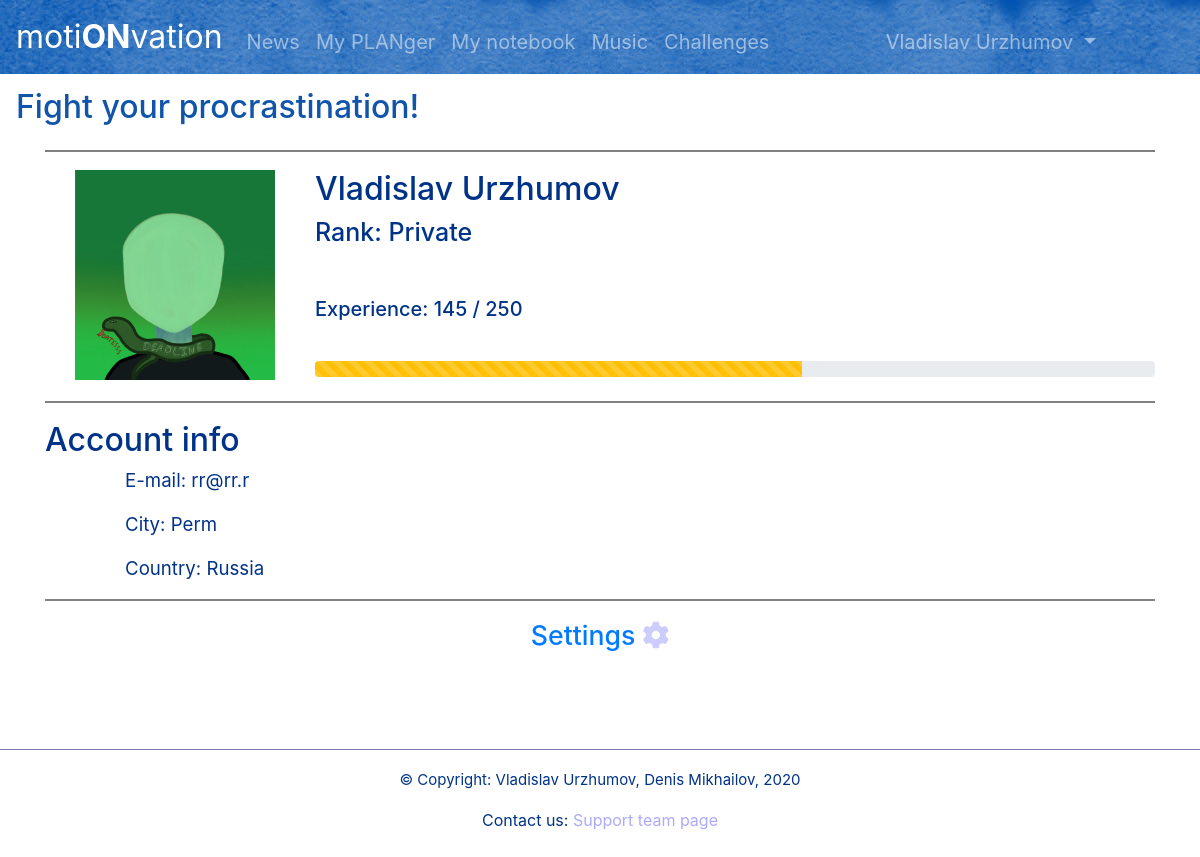
The app's page /account_info (signed in) with its own data.
### motionvation/data/models/users.py (models this page shows, shortened)
class User(SqlAlchemyBase, UserMixin, SerializerMixin):
    __tablename__ = 'users'
    id = Column(Integer, primary_key=True, autoincrement=True)
    surname = Column(String)
    name = Column(String)
    country = Column(String)
    city = Column(String)
    email = Column(String, index=True, unique=True)
    age = Column(Integer)
    rank = Column(String, default='New')
    hide_email = Column(Boolean, default=False)
    xp = Column(Integer, default=0)
    hashed_password = Column(String)
    number_of_style = Column(Integer)
    notes = orm.relation('Note', back_populates='user')
    categories = orm.relation('Category', back_populates='user')
    tasks = orm.relation('Task', back_populates='user')
    news = orm.relation('News', back_populates='user')
    challenges = orm.relation('Challenge', back_populates='user')

### motionvation/application.py (the view)
@app.route('/account_info')
@login_required
def account_main():
    lvl, maxp, currexp = calculatexp(current_user.xp)
    rank = ranculate(current_user.xp)
    return render_template('account.html', title='My account', user=current_user,
                           useracc=(current_user.name + ' ' + current_user.surname), rank=rank,
                           percentxp=int(currexp * 100 / maxp), currexp=currexp, maxp=maxp, lvl=lvl)

### motionvation/application.py (called while the page is built)
@login_manager.user_loader
def load_user(user_id):
    db = db_session.create_session()
    return db.query(User).get(user_id)

### motionvation/data/db_session.py (called while the page is built)
def create_session() -> orm.Session:
    global __factory
    return __factory()

### motionvation/exp_calculator.py (called while the page is built)
def calculatexp(exp):
    lvl = 0
    i = 0
    mx = LVLS[0]
    cur = exp
    while exp > 0:
        i += 1
        d = find_det(i)
        exp -= LVLS[int(d)]
        if exp >= 0:
            mx = LVLS[int(d)]
            cur = exp
        else:
            mx = LVLS[int(find_det(i + 1))]
        lvl += 1
    if exp < 0:
        lvl -= 1
    return lvl, mx, cur

def find_det(i):
    si = str(i)
    if len(si) == 1:
        d = '0'
    elif len(si) == 2:
        d = si[-2]
    elif i >= list(LVLS.keys())[-1] * 10:
        d = '30'
    else:
        d = si[:-1]
    return d

def ranculate(exp):
    lvl = calculatexp(exp)[0]
    rank = 0
    for i in range(len(RANKS)):
        lvl -= 10 + 5 * i
        if lvl >= 0:
            rank += 1
        else:
            return RANKS[rank]
    return RANKS[-1]

### motionvation/templates/account.html
{% extends 'base.html' %}
{% block content %}
<main class='container'>
    <div style="height:20px; border-top:2px solid #9EC1D4; padding-left:10px; border-color:grey;"></div>
    {% if rank == 'Novice' %}
    <a href='/challenges'><img src="{{ url_for('static', filename='img/Cyan-face.png') }}" width="200" height="210" alt="Image not found" class='acc-avatar'></a>
    {% elif rank == 'Private' %}
    <a href='/challenges'><img src="{{ url_for('static', filename='img/Green-face.png') }}" width="200" height="210" alt="Image not found" class='acc-avatar'></a>
    {% elif rank == 'Interested' %}
    <a href='/challenges'><img src="{{ url_for('static', filename='img/Lime-face.png') }}" width="200" height="210" alt="Image not found" class='acc-avatar'></a>
    {% elif rank == 'Motivated' %}
    <a href='/challenges'><img src="{{ url_for('static', filename='img/Light-face.png') }}" width="200" height="210" alt="Image not found" class='acc-avatar'></a>
    {% elif rank == 'Motioned' %}
    <a href='/challenges'><img src="{{ url_for('static', filename='img/Heat-face.png') }}" width="200" height="210" alt="Image not found" class='acc-avatar'></a>
    {% elif rank == 'Inspired' %}
    <a href='/challenges'><img src="{{ url_for('static', filename='img/Orange-face.png') }}" width="200" height="210" alt="Image not found" class='acc-avatar'></a>
    {% elif rank == 'Experienced' %}
    <a href='/challenges'><img src="{{ url_for('static', filename='img/Red-face.png') }}" width="200" height="210" alt="Image not found" class='acc-avatar'></a>
    {% elif rank == 'Enlightened' %}
    <a href='/challenges'><img src="{{ url_for('static', filename='img/Pink-face.png') }}" width="200" height="210" alt="Image not found" class='acc-avatar'></a>
    {% elif rank == 'Master' %}
    <a href='/challenges'><img src="{{ url_for('static', filename='img/Purple-face.png') }}" width="200" height="210" alt="Image not found" class='acc-avatar'></a>
    {% else %}
    <a href='/challenges'><img src="{{ url_for('static', filename='img/DarkBlue-face.png') }}" width="200" height="210" alt="Image not found" class='acc-avatar'></a>
    {% endif %}
    <h1 class='acc-head-name'>{{useracc}}</h1>
    <h3 class='acc-head-rank'>Rank: {{rank}}</h3>
    <h4 class='acc-head-exp'>Experience: {{currexp}} / {{maxp}}</h4>
    <div>
        <h5>LVL: {{lvl}} </h5>
        <div class="progress">
            <div class="progress-bar bg-warning progress-bar-striped" role="progressbar" style="width: {{percentxp}}%;">
            </div>
        </div>
    </div>
    <br>
    <div style="height:20px; border-top:2px solid #9EC1D4; padding-left:10px; border-color:grey;"></div>
    <h5 class='button-note-text' style='font-size:24pt;'>Account info</h5>
    <p class='button-note-text' style='margin-left:80px;'>E-mail: {{ user.email }}</p>
    <p class='button-note-text' style='margin-left:80px;'>City: {{ user.city }}</p>
    <p class='button-note-text' style='margin-left:80px;'>Country: {{ user.country }}</p>
    <div style="height:20px; border-top:2px solid #9EC1D4; padding-left:10px; border-color:grey;"></div>
    <h3 class='button-note-text text-center' style="font-size: 20pt;"><a href="/settings">Settings <i class="fas fa-cog" style="color: #ccf"></i></a></h3>
</main>
{% endblock %}

### motionvation/static/css/style.css (style rules this page uses)
h4 { color: #d00; }
h3 { margin-bottom: 50px; }
body { background: url(../img/7.jpg); color: #fff; }
.button-note-text { color: #fff; font-size: 14pt; text-decoration: none; }
.acc-head-name { margin-left: 30px; font-size: 32px; }
.acc-head-rank { margin-left: 50px; font-size: 25px; }
.acc-head-exp { margin-left: 50px; font-size: 20px; }
.acc-avatar { float: left; border: 20px; border-color: blue; margin-right: 40px; margin-left: 30px; }

### motionvation/static/css/simple_blue_design.css (style rules this page uses)
body { background: url(../img/wh.jpg); color: #fff; }
.button-note-text { color: #038; }
.acc-head-name { color: #038; }
.acc-head-rank { color: #038; }
.acc-head-exp { color: #038; }
.text-center { color: #038; }

### records on screen
User: email "rr@rr.r", city "Perm", country "Russia"

### other values on screen
{{ useracc }} "Vladislav Urzhumov"
{{ rank }} "Private"
{{ currexp }} "145"
{{ maxp }} "250"
